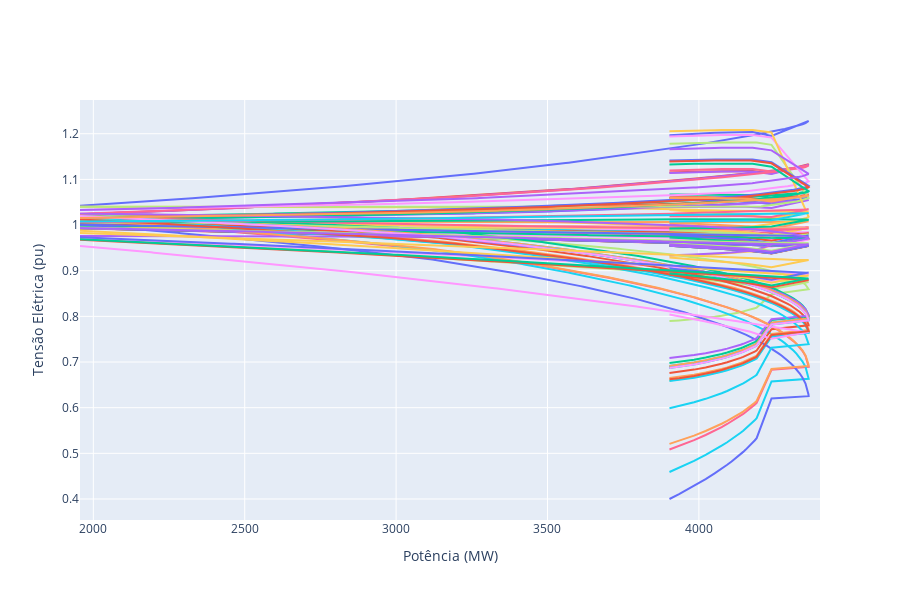

Here is the notebook cell this chart was saved with:
### Markdown cell above
Plots

### Code cell
fig = go.Figure()

voltage_to_be_filtered = None

filtered_bars = filter_by_voltage(bars, voltage_to_be_filtered)

for bar in filtered_bars:
    data = bar.df.T
    
    fig.add_trace(
        go.Scatter(x= data.values[0],
                   y= data.values[1],
                   mode= 'lines',
                   name= f'{bar.name}',
                   showlegend= False)
    )

fig.update_layout(
    title = '',
    xaxis_title= 'Potência (MW)',
    yaxis_title= 'Tensão Elétrica (pu)'
)

fig.update_xaxes(range= [1956.02, 4400])

fig.update_layout(height= 600,
                  width= 900)

fig.show()

### Figure 1 — Plotly figure (JSON) as saved in the notebook; plotly's stock layout.template omitted (floating-point values rounded to 4 significant figures; data arrays with more than 128 entries replaced by an {"elided": "..."} marker saying what was removed)
{"data": [{"mode": "lines", "name": "LECHUG-AM500", "showlegend": false, "type": "scatter", "x": {"elided": "269 float values"}, "y": {"elided": "269 float values"}}, {"mode": "lines", "name": "LECHUG-AM230", "showlegend": false, "type": "scatter", "x": {"elided": "269 float values"}, "y": {"elided": "269 float values"}}, {"mode": "lines", "name": "LECHUG-AM138", "showlegend": false, "type": "scatter", "x": {"elided": "269 float values"}, "y": {"elided": "269 float values"}}, {"mode": "lines", "name": "LECHU1-AM000", "showlegend": false, "type": "scatter", "x": {"elided": "269 float values"}, "y": {"elided": "269 float values"}}, {"mode": "lines", "name": "LECHU1-AM000", "showlegend": false, "type": "scatter", "x": {"elided": "269 float values"}, "y": {"elided": "269 float values"}}, {"mode": "lines", "name": "LECHU3-AM000", "showlegend": false, "type": "scatter", "x": {"elided": "269 float values"}, "y": {"elided": "269 float values"}}, {"mode": "lines", "name": "APAREC-AM069", "showlegend": false, "type": "scatter", "x": {"elided": "269 float values"}, "y": {"elided": "269 float values"}}, {"mode": "lines", "name": "IRANDU-AM138", "showlegend": false, "type": "scatter", "x": {"elided": "269 float values"}, "y": {"elided": "269 float values"}}, {"mode": "lines", "name": "PARQ10-AM138", "showlegend": false, "type": "scatter", "x": {"elided": "269 float values"}, "y": {"elided": "269 float values"}}, {"mode": "lines", "name": "DI-4---AM138", "showlegend": false, "type": "scatter", "x": {"elided": "269 float values"}, "y": {"elided": "269 float values"}}, {"mode": "lines", "name": "RIOPTE-AM138", "showlegend": false, "type": "scatter", "x": {"elided": "269 float values"}, "y": {"elided": "269 float values"}}, {"mode": "lines", "name": "AMAZON-AM138", "showlegend": false, "type": "scatter", "x": {"elided": "269 float values"}, "y": {"elided": "269 float values"}}, {"mode": "lines", "name": "MAUAB1-AM069", "showlegend": false, "type": "scatter", "x": {"elided": "269 float values"}, "y": {"elided": "269 float values"}}, {"mode": "lines", "name": "MAUAB2-AM069", "showlegend": false, "type": "scatter", "x": {"elided": "269 float values"}, "y": {"elided": "269 float values"}}, {"mode": "lines", "name": "MAUA2M-AM069", "showlegend": false, "type": "scatter", "x": {"elided": "269 float values"}, "y": {"elided": "269 float values"}}, {"mode": "lines", "name": "CONSE1-AM069", "showlegend": false, "type": "scatter", "x": {"elided": "269 float values"}, "y": {"elided": "269 float values"}}, {"mode": "lines", "name": "CONSE2-AM069", "showlegend": false, "type": "scatter", "x": {"elided": "269 float values"}, "y": {"elided": "269 float values"}}, {"mode": "lines", "name": "CACHO2-AM069", "showlegend": false, "type": "scatter", "x": {"elided": "269 float values"}, "y": {"elided": "269 float values"}}, {"mode": "lines", "name": "CACHO1-AM069", "showlegend": false, "type": "scatter", "x": {"elided": "269 float values"}, "y": {"elided": "269 float values"}}, {"mode": "lines", "name": "JTEIX1-AM000", "showlegend": false, "type": "scatter", "x": {"elided": "269 float values"}, "y": {"elided": "269 float values"}}, {"mode": "lines", "name": "JTEIX2-AM000", "showlegend": false, "type": "scatter", "x": {"elided": "269 float values"}, "y": {"elided": "269 float values"}}, {"mode": "lines", "name": "JTEIX3-AM000", "showlegend": false, "type": "scatter", "x": {"elided": "269 float values"}, "y": {"elided": "269 float values"}}, {"mode": "lines", "name": "JTEIX4-AM000", "showlegend": false, "type": "scatter", "x": {"elided": "269 float values"}, "y": {"elided": "269 float values"}}, {"mode": "lines", "name": "JTEIX5-AM000", "showlegend": false, "type": "scatter", "x": {"elided": "269 float values"}, "y": {"elided": "269 float values"}}, {"mode": "lines", "name": "FLORES-AM069", "showlegend": false, "type": "scatter", "x": {"elided": "269 float values"}, "y": {"elided": "269 float values"}}, {"mode": "lines", "name": "AMBEV--AM069", "showlegend": false, "type": "scatter", "x": {"elided": "269 float values"}, "y": {"elided": "269 float values"}}, {"mode": "lines", "name": "PNEGRA-AM069", "showlegend": false, "type": "scatter", "x": {"elided": "269 float values"}, "y": {"elided": "269 float values"}}, {"mode": "lines", "name": "MAU3-4-AM000", "showlegend": false, "type": "scatter", "x": {"elided": "269 float values"}, "y": {"elided": "269 float values"}}, {"mode": "lines", "name": "PIEPNG-AM069", "showlegend": false, "type": "scatter", "x": {"elided": "269 float values"}, "y": {"elided": "269 float values"}}, {"mode": "lines", "name": "PIEPNGUTE013", "showlegend": false, "type": "scatter", "x": {"elided": "269 float values"}, "y": {"elided": "269 float values"}}, {"mode": "lines", "name": "PISMAE-AM069", "showlegend": false, "type": "scatter", "x": {"elided": "269 float values"}, "y": {"elided": "269 float values"}}, {"mode": "lines", "name": "SHOPMA-AM069", "showlegend": false, "type": "scatter", "x": {"elided": "269 float values"}, "y": {"elided": "269 float values"}}, {"mode": "lines", "name": "SERING-AM069", "showlegend": false, "type": "scatter", "x": {"elided": "269 float values"}, "y": {"elided": "269 float values"}}, {"mode": "lines", "name": "MANAUS-AM230", "showlegend": false, "type": "scatter", "x": {"elided": "269 float values"}, "y": {"elided": "269 float values"}}, {"mode": "lines", "name": "MANA1A-AM069", "showlegend": false, "type": "scatter", "x": {"elided": "269 float values"}, "y": {"elided": "269 float values"}}, {"mode": "lines", "name": "MANAU2-AM069", "showlegend": false, "type": "scatter", "x": {"elided": "269 float values"}, "y": {"elided": "269 float values"}}, {"mode": "lines", "name": "CROCHA-AM230", "showlegend": false, "type": "scatter", "x": {"elided": "269 float values"}, "y": {"elided": "269 float values"}}, {"mode": "lines", "name": "CROCHAUTE013", "showlegend": false, "type": "scatter", "x": {"elided": "269 float values"}, "y": {"elided": "269 float values"}}, {"mode": "lines", "name": "BALBIN-AM230", "showlegend": false, "type": "scatter", "x": {"elided": "269 float values"}, "y": {"elided": "269 float values"}}, {"mode": "lines", "name": "BALBI1UHE013", "showlegend": false, "type": "scatter", "x": {"elided": "269 float values"}, "y": {"elided": "269 float values"}}, {"mode": "lines", "name": "P.FIG1-AM069", "showlegend": false, "type": "scatter", "x": {"elided": "269 float values"}, "y": {"elided": "269 float values"}}, {"mode": "lines", "name": "P.FIG2-AM069", "showlegend": false, "type": "scatter", "x": {"elided": "269 float values"}, "y": {"elided": "269 float values"}}, {"mode": "lines", "name": "P.FIG.-AM013", "showlegend": false, "type": "scatter", "x": {"elided": "269 float values"}, "y": {"elided": "269 float values"}}, {"mode": "lines", "name": "P.FIG.-AM230", "showlegend": false, "type": "scatter", "x": {"elided": "269 float values"}, "y": {"elided": "269 float values"}}, {"mode": "lines", "name": "DISTR1-AM069", "showlegend": false, "type": "scatter", "x": {"elided": "269 float values"}, "y": {"elided": "269 float values"}}, {"mode": "lines", "name": "CESPEC-AM069", "showlegend": false, "type": "scatter", "x": {"elided": "269 float values"}, "y": {"elided": "269 float values"}}, {"mode": "lines", "name": "MANA-1-AM000", "showlegend": false, "type": "scatter", "x": {"elided": "269 float values"}, "y": {"elided": "269 float values"}}, {"mode": "lines", "name": "MANA-2-AM000", "showlegend": false, "type": "scatter", "x": {"elided": "269 float values"}, "y": {"elided": "269 float values"}}, {"mode": "lines", "name": "MANA-3-AM000", "showlegend": false, "type": "scatter", "x": {"elided": "269 float values"}, "y": {"elided": "269 float values"}}, {"mode": "lines", "name": "MANA-4-AM000", "showlegend": false, "type": "scatter", "x": {"elided": "269 float values"}, "y": {"elided": "269 float values"}}, {"mode": "lines", "name": "CIDNOV-AM069", "showlegend": false, "type": "scatter", "x": {"elided": "269 float values"}, "y": {"elided": "269 float values"}}, {"mode": "lines", "name": "DISTR2-AM069", "showlegend": false, "type": "scatter", "x": {"elided": "269 float values"}, "y": {"elided": "269 float values"}}, {"mode": "lines", "name": "TAMBAQ-AM069", "showlegend": false, "type": "scatter", "x": {"elided": "269 float values"}, "y": {"elided": "269 float values"}}, {"mode": "lines", "name": "PIETBQUTE013", "showlegend": false, "type": "scatter", "x": {"elided": "269 float values"}, "y": {"elided": "269 float values"}}, {"mode": "lines", "name": "SJOSE--AM069", "showlegend": false, "type": "scatter", "x": {"elided": "269 float values"}, "y": {"elided": "269 float values"}}, {"mode": "lines", "name": "PLACIB-AM069", "showlegend": false, "type": "scatter", "x": {"elided": "269 float values"}, "y": {"elided": "269 float values"}}, {"mode": "lines", "name": "STOANT-AM069", "showlegend": false, "type": "scatter", "x": {"elided": "269 float values"}, "y": {"elided": "269 float values"}}, {"mode": "lines", "name": "SIVAM--AM069", "showlegend": false, "type": "scatter", "x": {"elided": "269 float values"}, "y": {"elided": "269 float values"}}, {"mode": "lines", "name": "MANACA-AM069", "showlegend": false, "type": "scatter", "x": {"elided": "269 float values"}, "y": {"elided": "269 float values"}}, {"mode": "lines", "name": "IRANDU-AM069", "showlegend": false, "type": "scatter", "x": {"elided": "269 float values"}, "y": {"elided": "269 float values"}}, {"mode": "lines", "name": "REDENC-AM069", "showlegend": false, "type": "scatter", "x": {"elided": "269 float values"}, "y": {"elided": "269 float values"}}, {"mode": "lines", "name": "MARAPA-AM069", "showlegend": false, "type": "scatter", "x": {"elided": "269 float values"}, "y": {"elided": "269 float values"}}, {"mode": "lines", "name": "MAUA-3-AM230", "showlegend": false, "type": "scatter", "x": {"elided": "269 float values"}, "y": {"elided": "269 float values"}}, {"mode": "lines", "name": "MAUA-3-AM138", "showlegend": false, "type": "scatter", "x": {"elided": "269 float values"}, "y": {"elided": "269 float values"}}, {"mode": "lines", "name": "MAUA-3-AM069", "showlegend": false, "type": "scatter", "x": {"elided": "269 float values"}, "y": {"elided": "269 float values"}}, {"mode": "lines", "name": "MUBL4M-AM069", "showlegend": false, "type": "scatter", "x": {"elided": "269 float values"}, "y": {"elided": "269 float values"}}, {"mode": "lines", "name": "J.TEIX-AM230", "showlegend": false, "type": "scatter", "x": {"elided": "269 float values"}, "y": {"elided": "269 float values"}}, {"mode": "lines", "name": "J.TEIX-AM138", "showlegend": false, "type": "scatter", "x": {"elided": "269 float values"}, "y": {"elided": "269 float values"}}, {"mode": "lines", "name": "MUBL4D-AM069", "showlegend": false, "type": "scatter", "x": {"elided": "269 float values"}, "y": {"elided": "269 float values"}}, {"mode": "lines", "name": "MUTIRA-AM138", "showlegend": false, "type": "scatter", "x": {"elided": "269 float values"}, "y": {"elided": "269 float values"}}, {"mode": "lines", "name": "CGRAND-AM138", "showlegend": false, "type": "scatter", "x": {"elided": "269 float values"}, "y": {"elided": "269 float values"}}, {"mode": "lines", "name": "COMPEN-AM138", "showlegend": false, "type": "scatter", "x": {"elided": "269 float values"}, "y": {"elided": "269 float values"}}, {"mode": "lines", "name": "CENTRO-AM138", "showlegend": false, "type": "scatter", "x": {"elided": "269 float values"}, "y": {"elided": "269 float values"}}, {"mode": "lines", "name": "DISTR3-AM138", "showlegend": false, "type": "scatter", "x": {"elided": "269 float values"}, "y": {"elided": "269 float values"}}, {"mode": "lines", "name": "JARAQ2-AM138", "showlegend": false, "type": "scatter", "x": {"elided": "268 float values"}, "y": {"elided": "268 float values"}}, {"mode": "lines", "name": "AE-SB5-AM230", "showlegend": false, "type": "scatter", "x": {"elided": "269 float values"}, "y": {"elided": "269 float values"}}], "layout": {"height": 600, "title": {"text": ""}, "width": 900, "xaxis": {"range": [1956.0, 4400], "title": {"text": "Potência (MW)"}}, "yaxis": {"title": {"text": "Tensão Elétrica (pu)"}}}}
